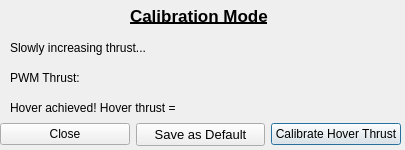
<?xml version="1.0" encoding="UTF-8"?>
<ui version="4.0">
 <class>Dialog</class>
 <widget class="QDialog" name="Dialog">
  <property name="geometry">
   <rect>
    <x>0</x>
    <y>0</y>
    <width>405</width>
    <height>150</height>
   </rect>
  </property>
  <property name="windowTitle">
   <string> Calibration Window</string>
  </property>
  <widget class="QLabel" name="title">
   <property name="geometry">
    <rect>
     <x>130</x>
     <y>0</y>
     <width>151</width>
     <height>31</height>
    </rect>
   </property>
   <property name="font">
    <font>
     <pointsize>13</pointsize>
     <bold>true</bold>
     <underline>true</underline>
    </font>
   </property>
   <property name="text">
    <string>Calibration Mode</string>
   </property>
  </widget>
  <widget class="QLabel" name="status">
   <property name="geometry">
    <rect>
     <x>10</x>
     <y>40</y>
     <width>181</width>
     <height>16</height>
    </rect>
   </property>
   <property name="text">
    <string>Slowly increasing thrust...</string>
   </property>
  </widget>
  <widget class="QLabel" name="result_1">
   <property name="geometry">
    <rect>
     <x>10</x>
     <y>70</y>
     <width>391</width>
     <height>16</height>
    </rect>
   </property>
   <property name="text">
    <string>PWM Thrust:</string>
   </property>
  </widget>
  <widget class="QLabel" name="result_2">
   <property name="geometry">
    <rect>
     <x>10</x>
     <y>100</y>
     <width>381</width>
     <height>16</height>
    </rect>
   </property>
   <property name="text">
    <string>Hover achieved! Hover thrust = </string>
   </property>
  </widget>
  <widget class="QWidget" name="layoutWidget">
   <property name="geometry">
    <rect>
     <x>0</x>
     <y>120</y>
     <width>401</width>
     <height>29</height>
    </rect>
   </property>
   <layout class="QHBoxLayout" name="horizontalLayout">
    <item>
     <widget class="QPushButton" name="close_button">
      <property name="cursor">
       <cursorShape>PointingHandCursor</cursorShape>
      </property>
      <property name="text">
       <string>Close</string>
      </property>
      <property name="autoDefault">
       <bool>false</bool>
      </property>
     </widget>
    </item>
    <item>
     <widget class="QPushButton" name="save_button">
      <property name="font">
       <font>
        <pointsize>10</pointsize>
       </font>
      </property>
      <property name="cursor">
       <cursorShape>PointingHandCursor</cursorShape>
      </property>
      <property name="text">
       <string>Save as Default</string>
      </property>
      <property name="autoDefault">
       <bool>false</bool>
      </property>
     </widget>
    </item>
    <item>
     <widget class="QPushButton" name="calibrate_button">
      <property name="cursor">
       <cursorShape>PointingHandCursor</cursorShape>
      </property>
      <property name="text">
       <string>Calibrate Hover Thrust</string>
      </property>
     </widget>
    </item>
   </layout>
  </widget>
 </widget>
 <resources/>
 <connections/>
</ui>
